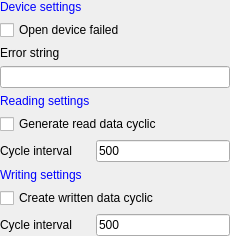
<?xml version="1.0" encoding="UTF-8"?>
<ui version="4.0">
 <class>SAKTestDeviceController</class>
 <widget class="QWidget" name="SAKTestDeviceController">
  <property name="geometry">
   <rect>
    <x>0</x>
    <y>0</y>
    <width>230</width>
    <height>210</height>
   </rect>
  </property>
  <property name="minimumSize">
   <size>
    <width>0</width>
    <height>0</height>
   </size>
  </property>
  <property name="maximumSize">
   <size>
    <width>16777215</width>
    <height>16777215</height>
   </size>
  </property>
  <property name="windowTitle">
   <string notr="true">Widget</string>
  </property>
  <layout class="QGridLayout" name="gridLayout">
   <property name="leftMargin">
    <number>0</number>
   </property>
   <property name="topMargin">
    <number>0</number>
   </property>
   <property name="rightMargin">
    <number>0</number>
   </property>
   <property name="bottomMargin">
    <number>0</number>
   </property>
   <item row="9" column="1">
    <widget class="QLineEdit" name="writtenIntervalLineEdit">
     <property name="text">
      <string>500</string>
     </property>
     <property name="placeholderText">
      <string>Unit is milliseconds</string>
     </property>
    </widget>
   </item>
   <item row="2" column="0" colspan="2">
    <widget class="QLabel" name="label_6">
     <property name="text">
      <string>Error string</string>
     </property>
    </widget>
   </item>
   <item row="6" column="0">
    <widget class="QLabel" name="label_4">
     <property name="text">
      <string>Cycle interval</string>
     </property>
    </widget>
   </item>
   <item row="9" column="0">
    <widget class="QLabel" name="label_5">
     <property name="text">
      <string>Cycle interval</string>
     </property>
    </widget>
   </item>
   <item row="0" column="0" colspan="2">
    <widget class="QLabel" name="label">
     <property name="styleSheet">
      <string notr="true">QLabel {
	color: blue
}</string>
     </property>
     <property name="text">
      <string>Device settings</string>
     </property>
    </widget>
   </item>
   <item row="1" column="0" colspan="2">
    <widget class="QCheckBox" name="openFailedCheckBox">
     <property name="text">
      <string>Open device failed</string>
     </property>
    </widget>
   </item>
   <item row="4" column="0">
    <widget class="QLabel" name="label_2">
     <property name="styleSheet">
      <string notr="true">QLabel {
	color: blue
}</string>
     </property>
     <property name="text">
      <string>Reading settings</string>
     </property>
    </widget>
   </item>
   <item row="6" column="1">
    <widget class="QLineEdit" name="readIntervalLineEdit">
     <property name="text">
      <string>500</string>
     </property>
     <property name="placeholderText">
      <string>Unit is milliseconds</string>
     </property>
    </widget>
   </item>
   <item row="7" column="0">
    <widget class="QLabel" name="label_3">
     <property name="styleSheet">
      <string notr="true">QLabel {
	color: blue
}</string>
     </property>
     <property name="text">
      <string>Writing settings</string>
     </property>
    </widget>
   </item>
   <item row="3" column="0" colspan="2">
    <widget class="QLineEdit" name="errorStringLineEdit"/>
   </item>
   <item row="5" column="0" colspan="2">
    <widget class="QCheckBox" name="readCyclicCheckBox">
     <property name="text">
      <string>Generate read data cyclic</string>
     </property>
    </widget>
   </item>
   <item row="8" column="0" colspan="2">
    <widget class="QCheckBox" name="writeCyclicCheckBox">
     <property name="text">
      <string>Create written data cyclic</string>
     </property>
    </widget>
   </item>
  </layout>
 </widget>
 <resources/>
 <connections/>
</ui>
